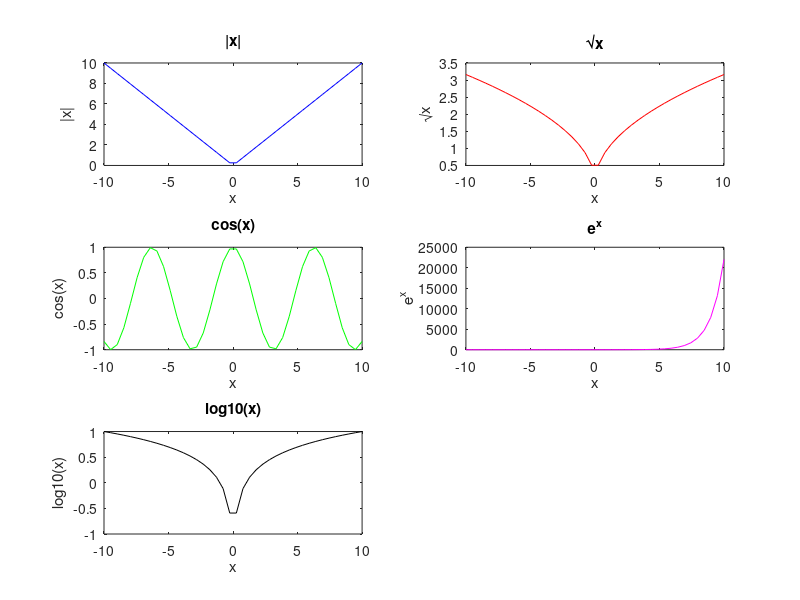

Recreate this plot in MATLAB. (Note: this script raises an error after producing the figure.)
% Definir el rango y el número de elementos
x = linspace(-10, 10, 40);

% Calcular las funciones
abs_x = abs(x);
sqrt_x = sqrt(abs(x)); % Se toma la raíz cuadrada del valor absoluto de x
cos_x = cos(x);
exp_x = exp(x);
log10_x = log10(abs(x)); % Se toma el logaritmo en base 10 del valor absoluto de x

% Graficar las funciones
figure;

subplot(3, 2, 1);
plot(x, abs_x, 'b');
title('|x|');
xlabel('x');
ylabel('|x|');

subplot(3, 2, 2);
plot(x, sqrt_x, 'r');
title('√x');
xlabel('x');
ylabel('√x');

subplot(3, 2, 3);
plot(x, cos_x, 'g');
title('cos(x)');
xlabel('x');
ylabel('cos(x)');

subplot(3, 2, 4);
plot(x, exp_x, 'm');
title('e^x');
xlabel('x');
ylabel('e^x');

subplot(3, 2, 5);
plot(x, log10_x, 'k');
title('log10(x)');
xlabel('x');
ylabel('log10(x)');

sgtitle('Gráficas de funciones');
